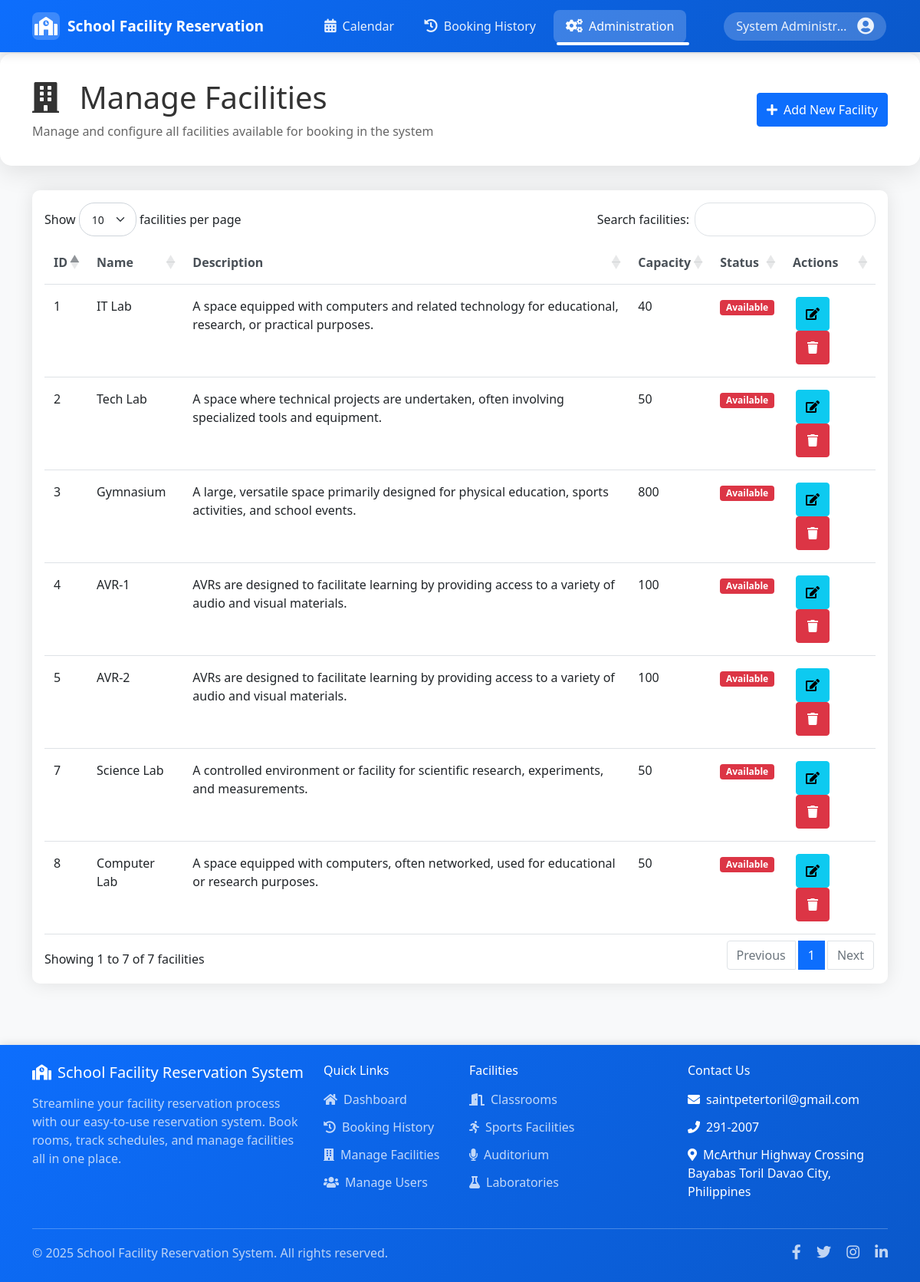
The app's page /manage_facilities.php (signed in) with its own data.
### tables this page shows
CREATE TABLE `facilities` (
  `id` int(11) NOT NULL,
  `name` varchar(100) NOT NULL,
  `description` text DEFAULT NULL,
  `capacity` int(11) NOT NULL,
  `location` varchar(100) NOT NULL,
  `type` varchar(50) NOT NULL,
  `status` enum('available','maintenance','reserved') DEFAULT 'available',
  `created_at` timestamp NOT NULL DEFAULT current_timestamp(),
  `updated_at` timestamp NOT NULL DEFAULT current_timestamp() ON UPDATE current_timestamp()
);

### manage_facilities.php (the view, shortened to what this page needs)
<?php
require_once 'config/database.php';
$stmt = $conn->query("SELECT * FROM facilities ORDER BY name ASC");
$facilities = $stmt->fetchAll(PDO::FETCH_ASSOC);
?>
<!DOCTYPE html>
<html lang="en">
<head>
    <link href="https://cdn.jsdelivr.net/npm/bootstrap@5.1.3/dist/css/bootstrap.min.css" rel="stylesheet">
    <link rel="stylesheet" href="https://cdnjs.cloudflare.com/ajax/libs/font-awesome/5.15.4/css/all.min.css">
    <link rel="stylesheet" href="https://cdn.datatables.net/1.11.5/css/dataTables.bootstrap5.min.css">
</head>
<body>
    <?php require_once 'includes/navbar.php'; ?>
    <div class="page-header">
        <div class="container">
            <div class="row align-items-center">
                <div class="col-md-8">
                    <h1 class="mb-0">
                        <i class="fas fa-building me-3"></i>
                        Manage Facilities
                    </h1>
                    <p class="mb-0 mt-2 opacity-75">Manage and configure all facilities available for booking in the system</p>
                </div>
                <div class="col-md-4 text-md-end">
                    <div class="d-flex justify-content-md-end">
                        <button type="button" class="btn btn-primary" data-bs-toggle="modal" data-bs-target="#addFacilityModal">
                            <i class="fas fa-plus me-2"></i>Add New Facility
                        </button>
                    </div>
                </div>
            </div>
        </div>
    </div>
    <div class="container">
        <div class="dashboard-container">
        <div class="card">
            <div class="card-body">
                <table class="table table-hover" id="facilitiesTable">
                    <thead>
                        <tr>
                            <th>ID</th>
                            <th>Name</th>
                            <th>Description</th>
                            <th>Capacity</th>
                            <th>Status</th>
                            <th>Actions</th>
                        </tr>
                    </thead>
                    <tbody>
                        <?php foreach ($facilities as $facility): ?>
                            <tr>
                                <td><?php echo $facility['id']; ?></td>
                                <td><?php echo htmlspecialchars($facility['name']); ?></td>
                                <td><?php echo htmlspecialchars($facility['description']); ?></td>
                                <td><?php echo $facility['capacity']; ?></td>
                                <td>
                                    <span class="badge bg-<?php echo $facility['status'] === 'active' ? 'success' : 'danger'; ?>">
                                        <?php echo ucfirst($facility['status']); ?>
                                    </span>
                                </td>
                                <td>
                                    <button type="button" class="btn btn-action btn-info" onclick="editFacility(<?php echo $facility['id']; ?>)">
                                        <i class="fas fa-edit"></i>
                                    </button>
                                    <button type="button" class="btn btn-action btn-danger" onclick="deleteFacility(<?php echo $facility['id']; ?>)">
                                        <i class="fas fa-trash"></i>
                                    </button>
                                </td>
                            </tr>
                        <?php endforeach; ?>
                    </tbody>
                </table>
            </div>
        </div>
        </div>
    </div>
    <?php require_once 'includes/footer.php'; ?>
</body>
</html>

### manage_facilities.php (style rules this page uses)
body { background-color: #f8f9fa; min-height: 100vh; display: flex; flex-direction: column; }
.page-header { background: white; color: #333; padding: 2rem 0; margin-bottom: 2rem; border-radius: 15px; box-shadow: 0 8px 32px rgba(0, 0, 0, 0.1); border: 1px solid rgba(255, 255, 255, 0.2); backdrop-filter: blur(10px); position: relative; overflow: hidden; }
.page-header::before { content: ''; position: absolute; top: 0; left: 0; right: 0; height: 1px; background: linear-gradient(90deg, transparent, rgba(255, 255, 255, 0.8), transparent); }
.card { border: none; border-radius: 10px; box-shadow: 0 0px 25px rgba(0,0,0,0.1); margin-bottom: 5rem; }
.table th { font-weight: 600; color: #495057; border-top: none; }
.btn-action { padding: 0.25rem 0.5rem; margin: 0 0.25rem; }
@media (hover: none) { .btn, .form-control, .form-select { min-height: 44px; } }
@media (hover: none) { .table td, .table th { padding: 1rem 0.75rem; } }
@media (hover: none) { .btn-action { min-width: 44px; height: 44px; } }
.table-container, .btn-action, .modal-content { transition: all 0.3s ease-in-out; }

### includes/navbar.php (style rules this page uses)
body { padding-top: 70px; }

### records on screen
facilities: id "4", name "AVR-1", description "AVRs are designed to facilitate learning by providing access to a variety of audio and visual materials.", capacity "100", status "Available"
facilities: id "5", name "AVR-2", description "AVRs are designed to facilitate learning by providing access to a variety of audio and visual materials.", capacity "100", status "Available"
facilities: id "8", name "Computer Lab", description "A space equipped with computers, often networked, used for educational or research purposes.", capacity "50", status "Available"
facilities: id "3", name "Gymnasium", description "A large, versatile space primarily designed for physical education, sports activities, and school events.", capacity "800", status "Available"
facilities: id "1", name "IT Lab", description "A space equipped with computers and related technology for educational, research, or practical purposes.", capacity "40", status "Available"
facilities: id "7", name "Science Lab", description "A controlled environment or facility for scientific research, experiments, and measurements.", capacity "50", status "Available"
facilities: id "2", name "Tech Lab", description "A space where technical projects are undertaken, often involving specialized tools and equipment.", capacity "50", status "Available"

### other values on screen
$_SESSION['full_name'] "System Administr…"
